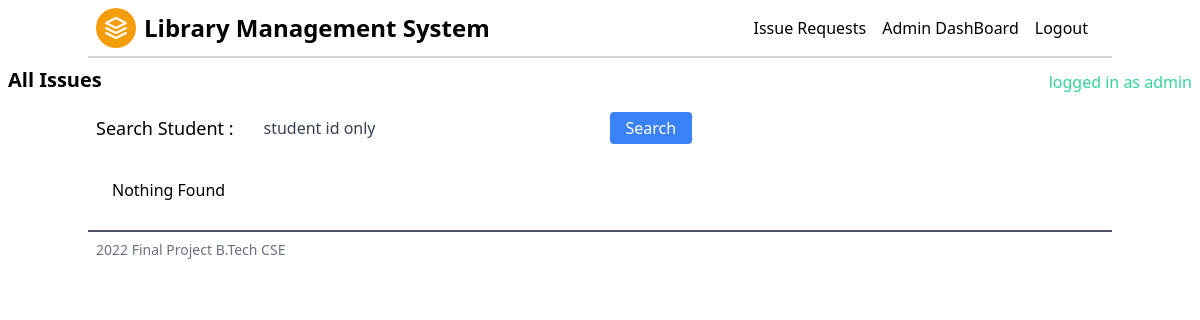
Page /all-issues/ (signed in) on the earlier database version.
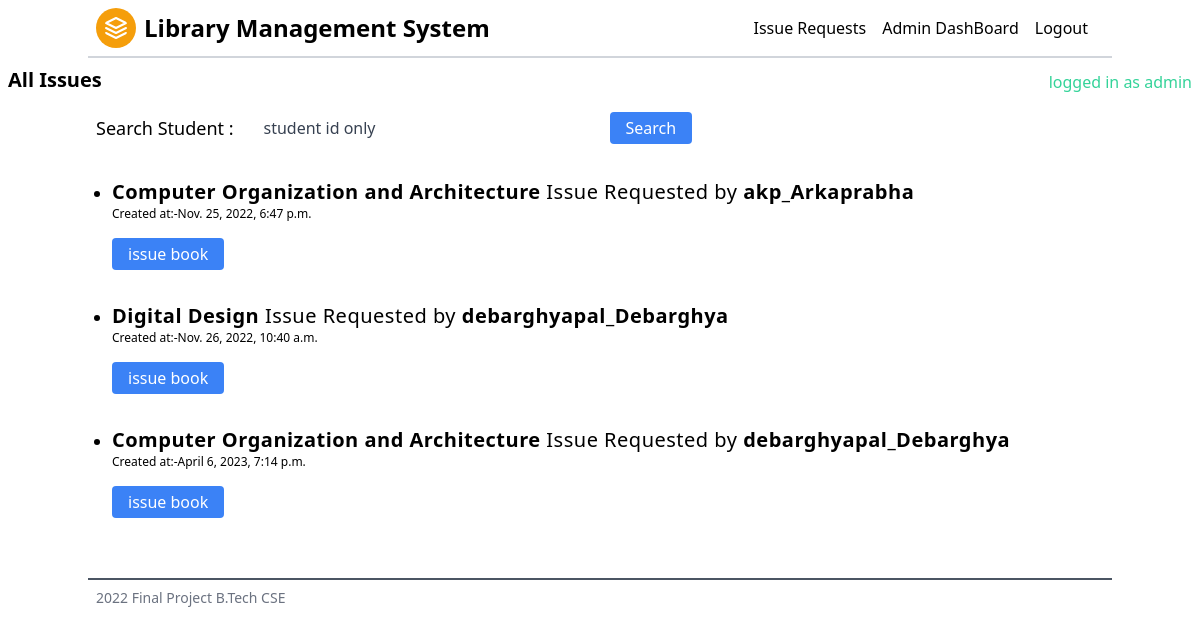
Same page on the later database version.
### library/models.py (models this page shows, shortened)
class Issue(models.Model):
    student=models.ForeignKey(Student,on_delete=models.CASCADE)
    book=models.ForeignKey(Book,on_delete=models.CASCADE)
    created_at=models.DateTimeField( auto_now=True)
    issued=models.BooleanField(default=False)
    issued_at=models.DateTimeField( auto_now=False,null=True,blank=True)
    returned=models.BooleanField(default=False)
    return_date=models.DateTimeField(auto_now=False,auto_created=False,auto_now_add=False,null=True,blank=True)

class Book(models.Model):
    name=models.CharField(max_length=350)
    author=models.ForeignKey(Author,on_delete=models.CASCADE)
    image=models.ImageField()
    category=models.CharField(max_length=220)

### student/models.py (models this page shows, shortened)
class Student(models.Model):
    first_name=models.CharField(max_length=120)
    last_name=models.CharField(max_length=120)
    department=models.ForeignKey(Department,on_delete=models.CASCADE)
    student_id=models.OneToOneField(User,on_delete=models.CASCADE)
    def custom_button(self):
        return format_html(
            '<button type="submit" onclick="this.innerHTML = \'Notification sent\';" class="button">Send notification</button>'
        )
    custom_button.short_description = 'Action'
    custom_button.allow_tags = True

### library/views.py (the view)
# urls.py: path('all-issues/',requestedissues),
@login_required(login_url='/admin/')
@user_passes_test(lambda u:  u.is_superuser ,login_url='/admin/')
def requestedissues(request):
    if request.GET.get('studentID') is not None and request.GET.get('studentID') != '':
        try:
            user= User.objects.get(username=request.GET.get('studentID'))
            student=Student.objects.filter(student_id=user)
            if student:
                student=student[0]
                issues=Issue.objects.filter(student=student,issued=False)
                return render(request,'library/allissues.html',{'issues':issues})
            messages.error(request,'No Student found')
            return redirect('/all-issues/')
        except User.DoesNotExist:
            messages.error(request,'No Student found')
            return redirect('/all-issues/')
    else:
        issues=Issue.objects.filter(issued=False)
        return render(request,'library/allissues.html',{'issues':issues})

### templates/library/allissues.html
{% extends 'base.html' %} {% block heading %} All Issues {% endblock heading %}
{% block content %}
<form
  class="w-full flex flex-col sm:flex-row sm:items-center"
  action="/all-issues/"
>
  <label class="text-lg" for="studentID">Search Student :</label>
  <input
    class="w-full sm:w-1/3 px-2 py-1 bg-transparent border-white border-2 mt-4 sm:mt-0 sm:mx-5 rounded text-white placeholder-gray-700"
    type="text"
    name="studentID"
    id="search"
    placeholder="student id only"
  />
  <button
    class="text-white hover:shadow-md rounded mt-4 sm:mt-0 bg-blue-500 px-4 py-1"
  >
    Search
  </button>
</form>
<ul class="list-disc px-4 mt-8">
  {% for issue in issues %}
  <li>
    <h3 class="text-xl tracking-wide">
      <span class="font-bold">{{issue.book.name}}</span> Issue Requested by
      <a
        target="_blank"
        href="/admin/student/student/{{issue.student.id}}/"
        class="font-bold hover:underline"
      >
        {{issue.student.student_id.username}}_{{issue.student.first_name}}</a
      >
    </h3>
    <h4 class="text-xs">Created at:-{{issue.created_at}}</h4>
    <div class="flex flex-row w-2/3 space-x-4 mt-4 mb-8">
      {% if user.is_superuser %} {% if issue.issued %}
      <h5 class="w-xs rounded text-md font-bold text-green-500 px-4 py-1">
        Issued
      </h5>
      {%if issue.returned %}
      <h5 class="w-xs rounded font-bold text-green-500 px-4 py-1">Returned</h5>
      {% else %}
      <a
        class="w-xs rounded bg-green-500 px-4 py-1 text-white"
        href="/returnbook/{{issue.id}}/"
        >return book</a
      >
      {% endif %} {% else %}
      <a
        class="w-xs rounded bg-blue-500 px-4 py-1 text-white"
        href="/issuebook/{{issue.id}}/"
        >issue book</a
      >
      {% endif %} {% endif %}
    </div>
  </li>
  {% empty %}
  <h2>Nothing Found</h2>
  {% endfor %}
</ul>
{% endblock %}

### templates/base.html (shortened to what this page needs)
<!DOCTYPE html>
<html lang="en">
  <head>
    <link
      href="https://unpkg.com/tailwindcss@^2/dist/tailwind.min.css"
      rel="stylesheet"
    />
  </head>
  <body class="min-h-screen bg-white text-black">
    {% include 'nav.html' %}
    <header
      class="flex flex-row justify-between items-end mb-0 md:mx-auto max-w-8xl p-2"
    >
      <h1 class="font-bold text-lg sm:text-xl capitalize">
        {%block heading %}{% endblock heading %}
      </h1>
      {% if user.is_anonymous %}
      <h2 class="text-red-400 sm:pr-5 xl:pr-3">logged out</h2>
      {% else %}
      <h2 class="text-green-400">logged in as {{user}}</h2>
      {% endif %}
    </header>
    <main class="container md:mx-auto max-w-5xl p-2">
      {% block content %}{% endblock content %}
    </main>
    {% include 'footer.html' %}
  </body>
</html>

### templates/nav.html (shortened to what this page needs)
<nav
  class="container md:mx-auto max-w-1xl p-2 border-b-2 border-gray-300 sm:place-items-center flex flex-col sm:flex-row justify-between"
>
  <div class="justify-between sm:justify-start w-full flex">
    <svg xmlns="http://www.w3.org/2000/svg" fill="none" stroke="currentColor" stroke-linecap="round"
                    stroke-linejoin="round" stroke-width="2" class="w-10 h-10 text-white p-2 bg-yellow-500 rounded-full"
                    viewBox="0 0 24 24">
                    <path d="M12 2L2 7l10 5 10-5-10-5zM2 17l10 5 10-5M2 12l10 5 10-5"></path>
    </svg>
    <a class="font-bold text-black px-2 pt-1 text-xl sm:text-2xl" href="/"
      >Library Management System</a
    >
  </div>
  <ul
    id="menu"
    class="w-full pr-2 lg:pr-4 xl:pr-0 lg:w-2/3 justify-end items-end sm:items-center flex flex-col sm:flex-row space-x-4"
  >
    {% if user.is_anonymous %}
    <li><a href="/student/login"><button
      class="hover:bg-yellow-400 bg-yellow-500 text-white rounded px-4 py-1"
      name="Login"
    >Login</button></a></li>
    <li><a href="/student/signup"><button
      class="hover:bg-gray-200 text-gray-700 bg-gray-100 rounded px-4 py-1"
      name="Signup"
    >Signup</button></a></li>
    <li><a href="/admin/"><button
      class="hover:bg-blue-400 bg-blue-500 text-white rounded px-4 py-1"
      name="Admin DashBoard"
    >Admin Dashboard</button></a></li>
    {% elif user.is_superuser %}
    <li><a class="hover:underline" href="/all-issues/"> Issue Requests</a></li>
    <li><a class="hover:underline" href="/admin/">Admin DashBoard</a></li>
    <li><a class="hover:underline" href="/student/logout">Logout</a></li>
    {% else %}
    <li><a class="hover:underline" href="/my-issues/">My Issues</a></li>
    <li><a class="hover:underline" href="/my-fines/">My Fines</a></li>
    <li><a class="hover:underline" href="/student/logout">Logout</a></li>
    {% endif %}
  </ul>
</nav>

### templates/footer.html
<footer class="mt-5 my-auto body-font w-full">
  <div
    class="container md:mx-auto max-w-5xl p-2 flex sm:flex-row flex-col items-center justify-center sm:justify-between border-t-2 border-gray-600"
  >
    <p class="text-sm text-gray-500">2022 Final Project B.Tech CSE</p>
  </div>
</footer>

Differences in the rows shown:
added Issue: book.name "Computer Organization and Architecture", student.student_id.username "akp", student.first_name "Arkaprabha", created_at "Nov. 25, 2022, 6:47 p.m."
added Issue: book.name "Digital Design", student.student_id.username "debarghyapal", student.first_name "Debarghya", created_at "Nov. 26, 2022, 10:40 a.m."
added Issue: book.name "Computer Organization and Architecture", student.student_id.username "debarghyapal", student.first_name "Debarghya", created_at "April 6, 2023, 7:14 p.m."
Other differences:
text no longer shown: "Nothing Found"
